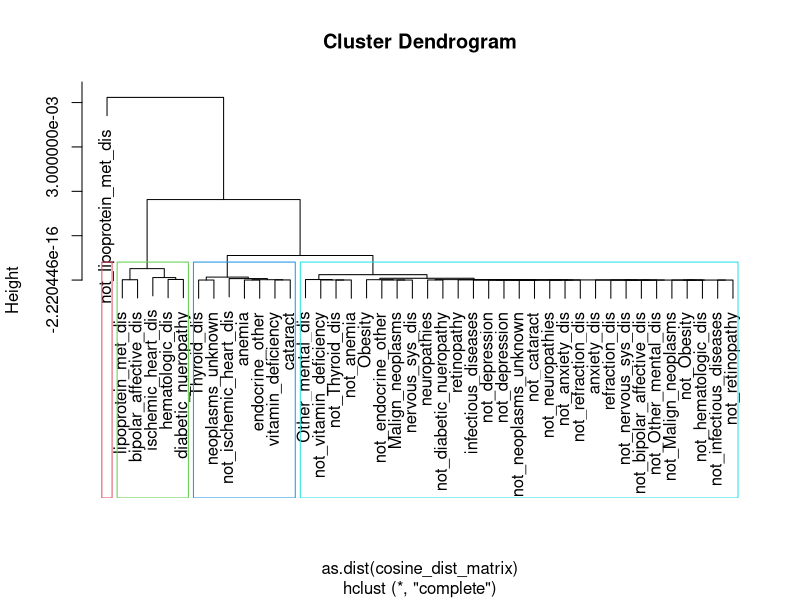

This chart was generated by the following R code:
# Load required libraries
library(proxy)

# Read the data from CSV file
data <- read.csv("merged_data.csv")  # Assuming there are no column headers

# Extract row names
row_names <- data[, 1]  # Assuming the first column contains row names
data <- data[, -1]      # Remove the first column from the data

# Calculate cosine distance matrix
cosine_dist_matrix <- dist(data, method = "cosine")

# Convert distance matrix to square matrix with row names
cosine_dist_matrix <- as.matrix(cosine_dist_matrix)
rownames(cosine_dist_matrix) <- row_names
colnames(cosine_dist_matrix) <- row_names

# Perform hierarchical clustering using cosine distance
hc <- hclust(as.dist(cosine_dist_matrix), method = "complete")

# Cut the dendrogram into 4 clusters
clusters <- cutree(hc, k = 4)

# Plot dendrogram with cluster assignments
plot(hc)
rect.hclust(hc, k = 4, border = 2:5)
